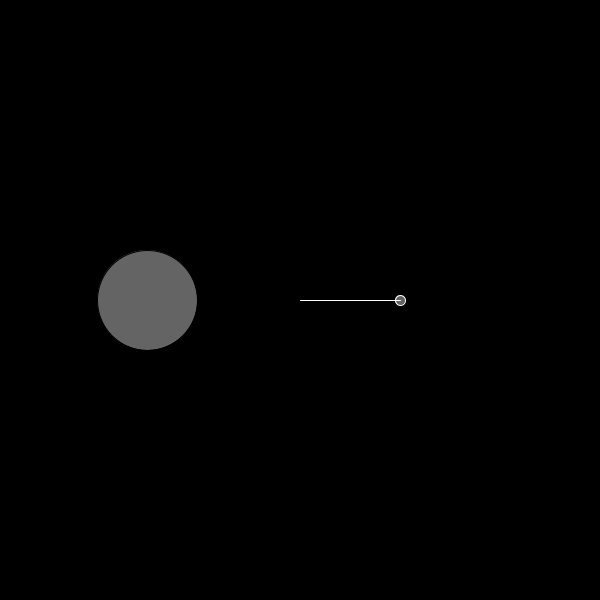
Frame 1 (no input)
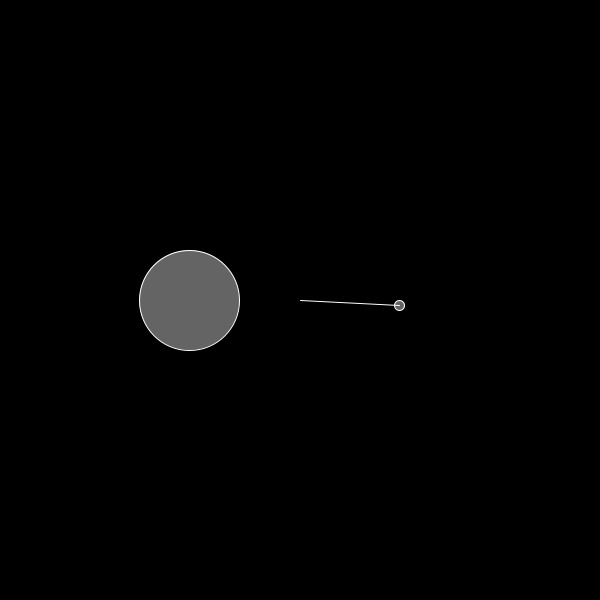
Frame 60 (the mouse pressed at the canvas centre just before this capture)
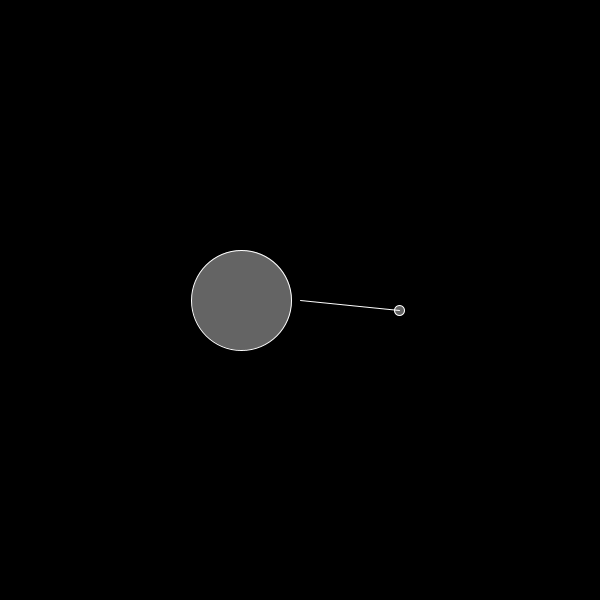
Frame 120 (the mouse held since frame 60 and released just before this capture)

The Processing sketch that drew these frames (run headless with seeded random() and noise(); from frame 60 on, the mouse is pressed at the canvas centre):

// Processing sketch: perlin_noise_loop
// ── perlin_noise_loop.pde
float angle=0;
int totalFrames=120;
int counter=0;
boolean record =true;
void setup(){
  size(600,600);
}

void draw(){
  float percent =0;
  if (record){
    percent = float(counter)/totalFrames;
  }else{
    percent = float(counter%totalFrames)/totalFrames;
  }
  render(percent);
  counter++;
}

void render(float percent){
  background(0);
  angle = percent*TWO_PI;
  float noiseMax=10;
  float xoff=map(cos(radians(angle)),-1,1,0,noiseMax);
  float yoff=map(sin(radians(angle)),-1,1,0,noiseMax);
  float r=noise(xoff,yoff);
  float x=map(r,0,1,0,width);
  fill(255,100);
  circle(x,height/2,100);
  
  translate(width/2,height/2);
  stroke(255);
  float radius = 100;
  float x1= radius *cos(radians(angle));
  float y1 = radius*sin(radians(angle));
  line(0,0,x1,y1);
  circle(x1,y1,10);
}
